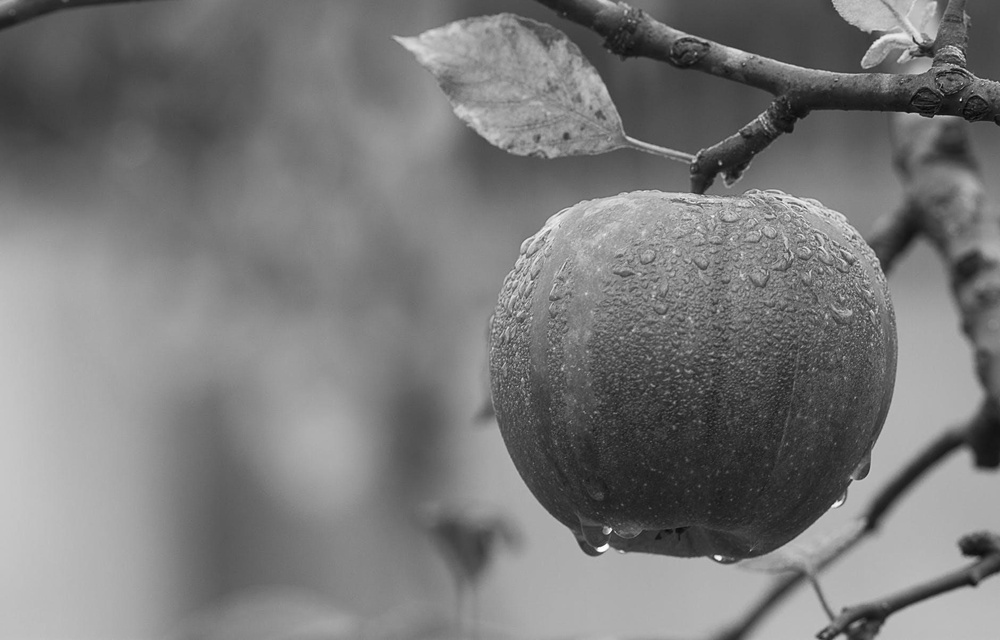
#> input picture image-processing/gray.jpeg, 1000 x 640 px, shrunk from 1880 x 1204 before the run, given in place of 4.jpg, which was not available
$ python new_histogram.py
#> lines starting #> are read from the running program, lines starting #| are printed output that depends on the picture; pictures that were not available may be replaced by others from this repository, and a replacement may not be noted
import cv2
import numpy as np
import matplotlib.pyplot as plt

def match_histogram(source, target):
    # Calculate histograms
    source_hist = cv2.calcHist([source], [0], None, [256], [0, 256])
    target_hist = cv2.calcHist([target], [0], None, [256], [0, 256])

    # Normalize histograms
    source_hist /= source.size
    target_hist /= target.size

    # Compute cumulative distribution functions (CDF)
    source_cdf = np.cumsum(source_hist)
    target_cdf = np.cumsum(target_hist)

    # Map pixel values from source to target
    mapping = np.interp(source_cdf, target_cdf, range(256)).astype(np.uint8)

    # Apply mapping to the target image
    matched_image = mapping[target]

    return matched_image

# Read the source and target images
# source_path = 'gray.jpeg'  # Replace with the actual path to your source image
# target_path = 'xam.jpg'  # Replace with the actual path to your target image
source_path = '4.jpg'  # Replace with the actual path to your source image
target_path = '5.jpg'  # Replace with the actual path to your target image

source_image = cv2.imread(source_path, cv2.IMREAD_GRAYSCALE)
#> source_image is the input picture: shape (640, 1000); min 1, max 255, mean 121.2
target_image = cv2.imread(target_path, cv2.IMREAD_GRAYSCALE)
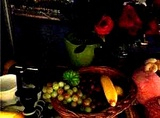
#> input picture image-processing/5.jpg, 160 x 118 px, shrunk from 300 x 221 before the run
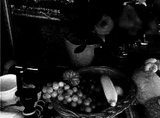
#> target_image: shape (118, 160); min 0, max 255, mean 28.5

# Match histograms
matched_image = match_histogram(source_image, target_image)
#> in match_histogram, `source_hist = cv2.calcHist([source], [0], None, [256], [0, 256])`: source_hist = 256 values, max 7447 at index 174, min 0 at index 0, mean 2500
#> in match_histogram, `target_hist = cv2.calcHist([target], [0], None, [256], [0, 256])`: target_hist = 256 values, max 5399 at index 0, min 1 at index 242, mean 73.75
#> in match_histogram, `source_hist /= source.size`: source_hist = 256 values, max 0.0116 at index 174, min 0 at index 0, mean 0.00391
#> in match_histogram, `target_hist /= target.size`: target_hist = 256 values, max 0.286 at index 0, min 5.3e-05 at index 242, mean 0.00391
#> in match_histogram, `source_cdf = np.cumsum(source_hist)`: source_cdf = 256 values from 0 to 1
#> in match_histogram, `target_cdf = np.cumsum(target_hist)`: target_cdf = 256 values from 0.286 to 1
#> in match_histogram, `mapping = np.interp(source_cdf, target_cdf, range(256)).astype(np.uint8)`: mapping = 256 values from 0 to 255
#> in match_histogram, `matched_image = mapping[target]`:
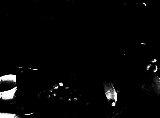
#> matched_image: shape (118, 160); min 0, max 255, mean 6.7

plt.figure(figsize=(12, 6))
plt.subplot(1, 3, 1), plt.imshow(cv2.cvtColor(source_image, cv2.COLOR_BGR2RGB)), plt.title('Source Image')
plt.subplot(1, 3, 2), plt.imshow(cv2.cvtColor(target_image, cv2.COLOR_BGR2RGB)), plt.title('Target Image')
plt.subplot(1, 3, 3), plt.imshow(cv2.cvtColor(matched_image, cv2.COLOR_BGR2RGB)), plt.title('Matched Image')

plt.figure(figsize=(12, 6))
plt.subplot(1, 3, 1), plt.imshow(source_image, cmap='gray'), plt.title('Source Image')
plt.subplot(1, 3, 2), plt.imshow(target_image, cmap='gray'), plt.title('Target Image')
plt.subplot(1, 3, 3), plt.imshow(matched_image, cmap='gray'), plt.title('Matched Image')

plt.show()
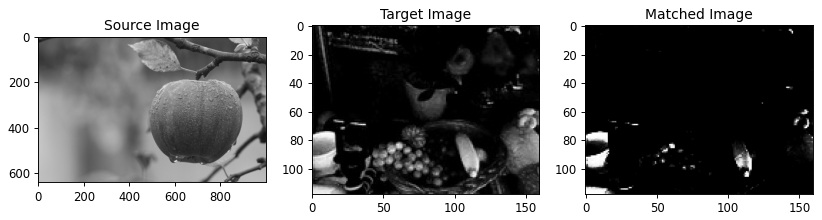
#> figure drawn by matplotlib, 3 panels
